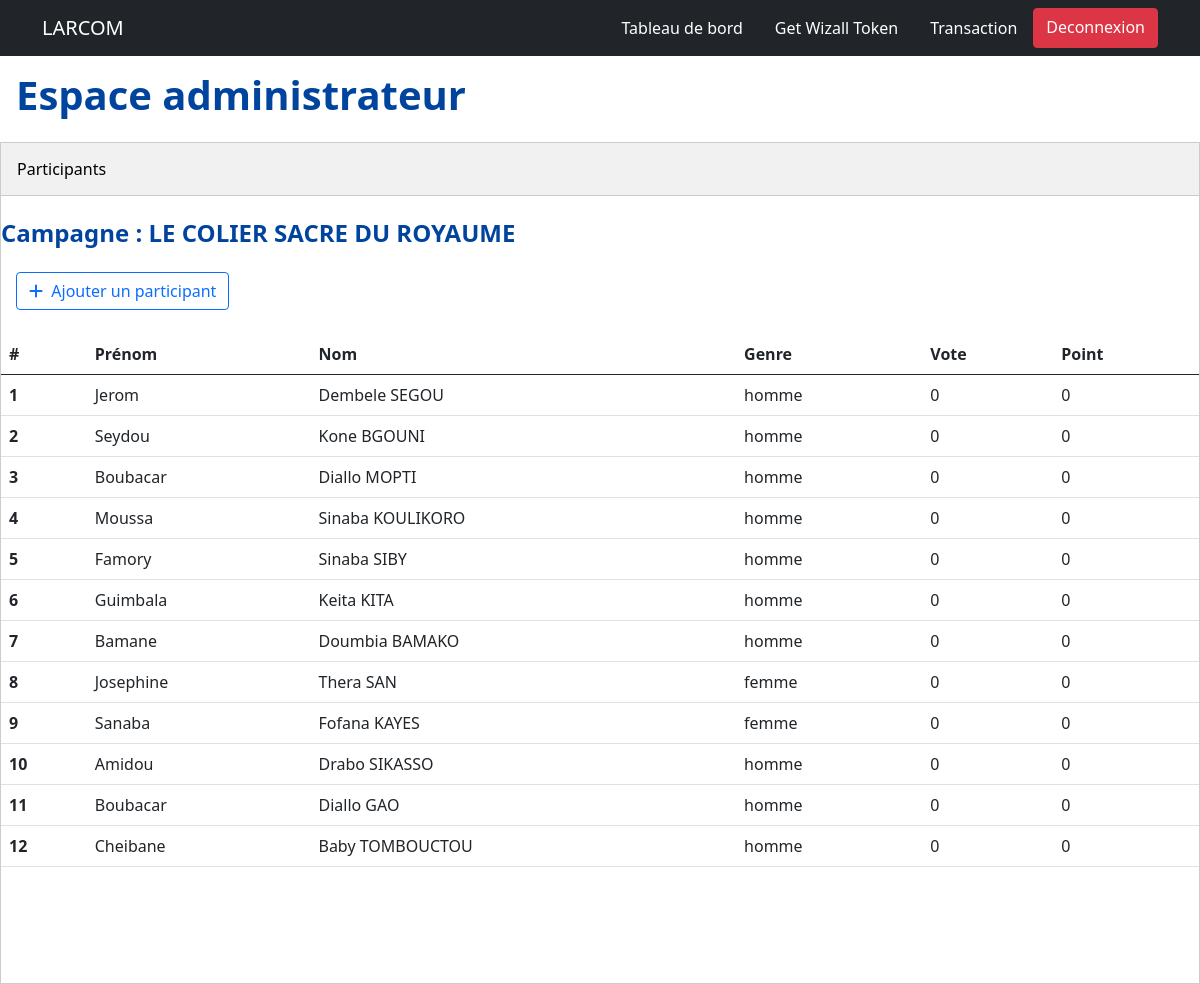
The app's page /index.php?action=index_candidat&event_id=14 (signed in) with its own data.
### tables this page shows
CREATE TABLE `events` (
  `id` int(11) NOT NULL,
  `categorie` varchar(255) DEFAULT NULL,
  `titre` varchar(255) NOT NULL,
  `description` text DEFAULT NULL,
  `expire` datetime(6) NOT NULL,
  `image` varchar(255) DEFAULT NULL,
  `video` varchar(255) DEFAULT NULL,
  `user_id` int(11) NOT NULL,
  `created_at` timestamp(6) NULL DEFAULT NULL
);

CREATE TABLE `candidats` (
  `id` int(11) NOT NULL,
  `prenom` varchar(255) DEFAULT NULL,
  `nom` varchar(255) DEFAULT NULL,
  `image` varchar(255) DEFAULT NULL,
  `user_id` int(11) NOT NULL,
  `event_id` int(11) NOT NULL,
  `date_naissance` date DEFAULT NULL,
  `genre` varchar(32) DEFAULT NULL,
  `created_at` timestamp(6) NULL DEFAULT NULL
);

### Controller/CandidatController.php (called while the page is built, shortened)
<?php
    class CandidatController {
        private $candidat;
        private $event;
        public function __construct() {
            $this->candidat = new Candidat;
            $this->event = new Event;
        }
        public function index($event_id) {
            $candidats = $this->candidat->getBy('event_id', $event_id);
            $event = $this->event->getById($event_id);
            require('View/candidat/index.php');
        }
    }

### Database/DatabaseConnector.php (called while the page is built, shortened)
<?php
    class DatabaseConnector {
        protected $dbConnection = null;
        public function __construct() {
            $user = "root";
            $password = '';
            $dbName = 'voting';
            $host = 'localhost';
            try {
                $this->dbConnection = new \PDO("mysql:host=$host;dbname=$dbName",$user,$password);
            } catch (Exception $e) {
                die('Erreur: '.$e->getMessage());
            }
        }
        public function getConnection() {
            return $this->dbConnection;
        }
    }

### Model/Event.php (called while the page is built, shortened)
<?php
    class Event {
        private $db;
        public function __construct() {
            $this->db = (new DatabaseConnector())->getConnection();
        }
        public function getById($id) {
            $req = $this->db->prepare('SELECT * from events WHERE id=:id LIMIT 1');
            $req->bindParam(':id', $id);
            $req->execute();
            return $req->fetch();
        }
    }

### Model/Candidat.php (called while the page is built, shortened)
<?php
    class Candidat {
        private $db;
        public function __construct() {
            $this->db = (new DatabaseConnector())->getConnection();
        }
        public function getBy($key, $value) {
            $req = $this->db->query("SELECT * from candidats WHERE $key=$value");
            return $req->fetchAll();
        }
    }

### helpers/helper.php (called while the page is built, shortened)
<?php
    function genre($genre) {
        return $genre == "h" ? "homme" : "femme";
    }
    function vote_count($event_id, $candidat_id) {
        $vote = new Vote;
        return $vote->getCandidatVoteCount($event_id, $candidat_id);
    }
    function point_count($event_id, $candidat_id) {
        $vote = new Vote;
        return $vote->getCandidatPointCount($event_id, $candidat_id);
    }

### Model/Vote.php (called while the page is built, shortened)
<?php
    class Vote {
        private $db;
        public function __construct() {
            $this->db = (new DatabaseConnector())->getConnection();
        }
        public function getCandidatVoteCount($event_id, $candidat_id) {
            $req = $this->db->query('SELECT COUNT(*) AS vote_count from votes WHERE candidat_id = '.$candidat_id.' && event_id = '.$event_id);
            $data = $req->fetch();
            return $data['vote_count'];
        }
        public function getCandidatPointCount($event_id, $candidat_id) {
            $req = $this->db->query('SELECT SUM(point) AS point_count from votes WHERE candidat_id = '.$candidat_id.' && event_id = '.$event_id);
            $data = $req->fetch();
            return $data['point_count'];
        }
    }

### View/candidat/index.php (the view, shortened to what this page needs)
<?php
  require('helpers/helper.php')
?>
<!DOCTYPE html>
<html lang="en">
  <head>
    <link rel="stylesheet" href="public/css/global.css" />
    <link rel="stylesheet" href="public/css/tabs.css" />
    <link
      href="https://cdn.jsdelivr.net/npm/bootstrap@5.0.2/dist/css/bootstrap.min.css"
      rel="stylesheet"
    />
  </head>
  <body onload="openSection(event, 'Event')">
    <?php include('View/layout/navigation.php') ?>
    <h1 class="page-title">Espace administrateur</h1>
    <div class="tab mt-2">
      <div class="">
        <button class="tablinks" onclick="openSection(event, 'Event')">
          Participants
        </button>
      </div>
    </div>
    <div id="Event" class="tabcontent">
      <h3 class="header-title">Campagne : <?= $event['titre'] ?></h3>
      <a href="index.php?action=create_candidat&event_id=<?= $event['id'] ?>">
        <button class="btn btn-outline-primary add-btn mt-4">
          <i class="fas fa-plus"></i> &nbsp;Ajouter un participant
        </button>
      </a>
      <table class="table table-hover mt-4">
        <thead>
          <tr>
            <th scope="col">#</th>
            <th scope="col">Prénom</th>
            <th scope="col">Nom</th>
            <th scope="col">Genre</th>
            <th scope="col">Vote</th>
            <th scope="col">Point</th>
          </tr>
        </thead>
        <tbody>
            <?php
            $n = 0;
            foreach ($candidats as $candidat) {
                $n++;
                $vote_count = vote_count($event['id'], $candidat['id']);
                $point_count = point_count($event['id'], $candidat['id']);
            ?>
                <tr>
                    <th scope="row"><?= $n ?></th>
                    <td><?= $candidat['prenom'] ?></td>
                    <td><?= $candidat['nom'] ?></td>
                    <td><?= genre($candidat['genre']) ?></td>
                    <td><?= $vote_count ?></td>
                    <td><?= $point_count == "" ? "0" : $point_count ?></td>
                </tr>
            <?php } ?>
        </tbody>
      </table>
    </div>
  </body>
</html>

### public/css/global.css (style rules this page uses)
.page-title { margin-top: 0; margin-bottom: 0; font-weight: 600; font-size: 2.5rem; line-height: 1.25; color: #00449e; padding: 14px 16px; }
.header-title { margin-top: 0; margin-bottom: 0; font-weight: 600; font-size: 1.5rem; line-height: 1.25; color: #00449e; }
.add-btn { margin-left: 15px; }

### public/css/tabs.css (style rules this page uses)
.tab { overflow: hidden; border: 1px solid #ccc; background-color: #f1f1f1; }
.tab button { background-color: inherit; float: left; border: none; outline: none; cursor: pointer; padding: 14px 16px; transition: 0.3s; }
.tabcontent { display: none; padding-top: 22px; padding-bottom: 100px; border: 1px solid #ccc; border-top: none; }

### records on screen
events: titre "LE COLIER SACRE DU ROYAUME"
candidats: prenom "Jerom", nom "Dembele SEGOU", genre "homme", vote_count "0"
candidats: prenom "Seydou", nom "Kone BGOUNI", genre "homme", vote_count "0"
candidats: prenom "Boubacar", nom "Diallo MOPTI", genre "homme", vote_count "0"
candidats: prenom "Moussa", nom "Sinaba KOULIKORO", genre "homme", vote_count "0"
candidats: prenom "Famory", nom "Sinaba SIBY", genre "homme", vote_count "0"
candidats: prenom "Guimbala", nom "Keita KITA", genre "homme", vote_count "0"
candidats: prenom "Bamane", nom "Doumbia BAMAKO", genre "homme", vote_count "0"
candidats: prenom "Josephine", nom "Thera SAN", genre "femme", vote_count "0"
candidats: prenom "Sanaba", nom "Fofana KAYES", genre "femme", vote_count "0"
candidats: prenom "Amidou", nom "Drabo SIKASSO", genre "homme", vote_count "0"
candidats: prenom "Boubacar", nom "Diallo GAO", genre "homme", vote_count "0"
candidats: prenom "Cheibane", nom "Baby TOMBOUCTOU", genre "homme", vote_count "0"
